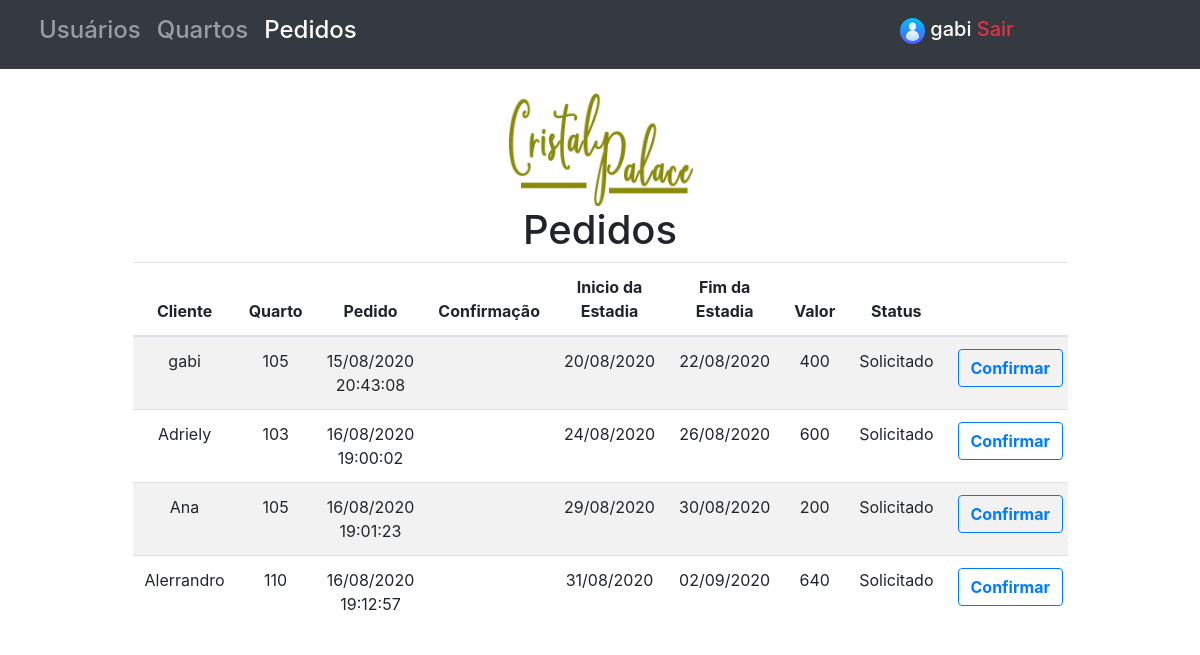
Page /Views/AdminPedidos.php (signed in) on the committed database.
### tables this page shows
CREATE TABLE `usuario` (
  `Id` int(11) NOT NULL,
  `Nome` varchar(255) NOT NULL,
  `CPF` varchar(50) NOT NULL,
  `Login` varchar(255) NOT NULL,
  `Senha` varchar(255) NOT NULL,
  `Admin` tinyint(1) NOT NULL
);

CREATE TABLE `pedido` (
  `Id` int(11) NOT NULL,
  `Quarto_Id` int(11) NOT NULL,
  `DataHoraPedido` varchar(255) NOT NULL,
  `DataHoraConfirmacao` varchar(255) DEFAULT NULL,
  `Cliente_Id` int(11) NOT NULL,
  `StatusPedido_Id` int(11) NOT NULL,
  `DataInicioEstadia` date NOT NULL,
  `DataFimEstadia` date NOT NULL,
  `ValorTotal` float NOT NULL,
  `Alteracao` tinyint(1) NOT NULL
);

CREATE TABLE `quarto` (
  `Id` int(11) NOT NULL,
  `Numero` varchar(255) NOT NULL,
  `ValorDiaria` float NOT NULL,
  `StatusQuarto_Id` int(11) NOT NULL
);

CREATE TABLE `statuspedido` (
  `Id` int(11) NOT NULL,
  `Nome` varchar(255) NOT NULL
);

### Util/UsuarioLogado.php (called while the page is built, shortened)
<?php
include_once("Connection.php");
class UsuarioLogado{
    public function UsuarioLogado(){
        $connect = new Connection();
        $u = new LoginController();
        $id = (int)$_SESSION["usuarioLogado"];
        $usuario = mysqli_fetch_array(mysqli_query($connect->connect(), "SELECT * FROM usuario WHERE Id = '$id'"));
        $this->nome = $usuario["Nome"];
    }
}

### Util/Connection.php (called while the page is built)
<?php
class Connection{
    public $servername;
    public $username_db;
    public $password_db;
    public $dbname;
    public function Connection(){
        $this->servername = "localhost";
        $this->username_db = "root";
        $this->password_db = "";
        $this->dbname = "cphotel";
    }
    public function Connect(){
        return mysqli_connect($this->servername, $this->username_db, $this->password_db, $this->dbname);
    }
}

### Controllers/AdminController.php (called while the page is built, shortened)
<?php
include_once("../Util/UsuarioLogado.php");
include_once("../Models/PedidoModel.php");
class AdminController{
    public $connect;
    public function AdminController(){
        $this->connect = new Connection();
    }
    public function listarTodosPedidos(){
        $pedidos = new ArrayObject();
        $query = "SELECT * FROM pedido";
        $pedidos_banco = mysqli_query($this->connect->connect(), $query);
        while ( $pedido = $pedidos_banco->fetch_array()){
            $quarto = mysqli_fetch_object(mysqli_query($this->connect->connect(), "SELECT *
            FROM quarto WHERE Id =".$pedido["Quarto_Id"]));
            $cliente = mysqli_fetch_object(mysqli_query($this->connect->connect(), "SELECT *
            FROM usuario WHERE Id =".$pedido["Cliente_Id"]));
            $status = mysqli_fetch_object(mysqli_query($this->connect->connect(), "SELECT *
            FROM statuspedido WHERE Id =".$pedido["StatusPedido_Id"]));
            $confirmado = $status->Nome == "Confirmado"? true : false;
            $pedidoModel = new PedidoModel($pedido["Id"], $status->Id, $quarto->Numero,
            $status->Nome, $cliente->Nome, $pedido["DataInicioEstadia"], $pedido["DataFimEstadia"],
            $pedido["DataHoraPedido"], $pedido["ValorTotal"], $confirmado, $pedido["DataHoraConfirmacao"]);
            $pedidos->append($pedidoModel);
        }
        return $pedidos;
    }
}
?>

### Models/PedidoModel.php (called while the page is built, shortened)
<?php
    class PedidoModel{
        public function PedidoModel($Id, $StatusId, $QuartoNumero,$StatusNome, $ClienteNome,
        $InicioEstadia, $FimEstadia, $Pedido, $Valor, $Confirmado, $Confirmacao){
            $this->Id = $Id;
            $this->StatusNome = $StatusNome;
            $this->ClienteNome = $ClienteNome;
            $this->QuartoNumero = $QuartoNumero;
            $this->InicioEstadia = $InicioEstadia;
            $this->FimEstadia = $FimEstadia;
            $this->Pedido = $Pedido;
            $this->Confirmado = $Confirmado;
            $this->Valor = $Valor;
        }
    }
?>

### Controllers/PedidoController.php (called while the page is built, shortened)
<?php
include_once("../Util/Connection.php");
class PedidoController
{
  public function __construct()
  {
    $this->connect = new Connection();
  }
  public function formatarData($data)
  {
    $mudar = explode("-", $data);
    $new_data = "$mudar[2]/$mudar[1]/$mudar[0]";
    return $new_data;
  }
}

### Views/AdminPedidos.php (the view, shortened to what this page needs)
<?php
include_once("../Controllers/AdminController.php");
include_once("../Controllers/PedidoController.php");
include_once("../Util/UsuarioLogado.php");
$admin = new AdminController();
$pedidos = $admin->listarTodosPedidos();
$usuarioLogado = new UsuarioLogado();
$pedidoController = new PedidoController();
?>
<!DOCTYPE html>
<html lang="pt-br">
<head>
    <link rel="stylesheet" href="https://stackpath.bootstrapcdn.com/bootstrap/4.5.2/css/bootstrap.min.css">
    <link rel="stylesheet" href="..\Css\UtilStyle.css">
</head>
<body>
    <div class="container bg-dark" style="min-width: 100%;">
        <nav class="navbar navbar-expand-lg navbar-dark">
            <div class="navbar-collapse collapse" id="navbarColor01">
                <ul class="navbar-nav mr-auto">
                    <li id="nav-admin" class="nav-item">
                        <a class="nav-link" href="Admin.php">
                            <h4 class="h4">Usuários</h4>
                        </a>
                    </li>
                    <li class="nav-item">
                        <a class="nav-link" href="AdminQuartos.php">
                            <h4 class="h4">Quartos</h4>
                        </a>
                    </li>
                    <li class="nav-item active">
                        <a class="nav-link" href="AdminPedidos.php">
                            <h4 class="h4">Pedidos</h4>
                        </a>
                    </li>
                </ul>
            </div>
            <div class="col-3">
                <h5 class="h5" style="color: white;">
                <img src="../Imagens/Usuario-Icone.svg" width="10%" height="10%">
                    <?php
                    echo $usuarioLogado->nome;
                    ?>
                    <a href="../ViewController/Sair-AdminController.php" class="h5 text-danger">Sair</a>
                </h5>
            </div>
        </nav>
    </div>
    <div class="container text-center align-content-center" style="min-width: 100%;">
        <div class="container card-body col-10">
            <div>
                <img src="../Imagens/LogoCP-Admin.jpg" width="20%" height="15%">
            </div>
            <h1>Pedidos</h1>
            <div>
                <div class="row">
                    <div class="col-sm-12">
                        <table class="table table-hover table-striped table-responsive" style="margin-left: auto">
                            <thead>
                                <tr role="row" style="width: 100%;">
                                    <th>Cliente</th>
                                    <th>Quarto</th>
                                    <th>Pedido</th>
                                    <th>Confirmação</th>
                                    <th>Inicio da Estadia</th>
                                    <th>Fim da Estadia</th>
                                    <th>Valor</th>
                                    <th>Status</th>
                                    <th></th>
                                </tr>
                            </thead>
                            <tbody>
                                <?php
                                foreach ($pedidos as $pedido) {
                                ?>
                                    <tr role="row" class="odd" style="width: 100%;">
                                        <td><?php echo $pedido->ClienteNome ?></td>
                                        <td><?php echo $pedido->QuartoNumero ?></td>
                                        <td><?php echo $pedido->Pedido ?></td>
                                        <td><?php echo $pedido->Confirmacao ?></td>
                                        <td><?php echo $pedidoController->formatarData($pedido->InicioEstadia) ?></td>
                                        <td><?php echo $pedidoController->formatarData($pedido->FimEstadia) ?></td>
                                        <td><?php echo $pedido->Valor ?></td>
                                        <td><?php echo $pedido->StatusNome ?></td>
                                        <td><?php echo $pedido->Confirmado == true ? "" : "<a class='btn btn-outline-primary font-weight-bold' href='../ViewController/AP-AdminController.php?id=" . $pedido->Id . "&a=1'>Confirmar</a>"; ?></td>
                                    </tr>
                                <?php
                                }
                                ?>
                            </tbody>
                        </table>
                    </div>
                </div>
            </div>
        </div>
    </div>
</body>
</html>

### Css/UtilStyle.css (style rules this page uses)
body { min-width: 100vw; min-height: 100vh; }

### rows in the picture
usuario: Nome "gabi"
pedido: Cliente_Id.Nome "gabi", Quarto_Id.Numero "105", DataHoraPedido "15/08/2020 20:43:08", DataInicioEstadia "20/08/2020", DataFimEstadia "22/08/2020", ValorTotal "400", StatusPedido_Id.Nome "Solicitado"
pedido: Cliente_Id.Nome "Adriely", Quarto_Id.Numero "103", DataHoraPedido "16/08/2020 19:00:02", DataInicioEstadia "24/08/2020", DataFimEstadia "26/08/2020", ValorTotal "600", StatusPedido_Id.Nome "Solicitado"
pedido: Cliente_Id.Nome "Ana", Quarto_Id.Numero "105", DataHoraPedido "16/08/2020 19:01:23", DataInicioEstadia "29/08/2020", DataFimEstadia "30/08/2020", ValorTotal "200", StatusPedido_Id.Nome "Solicitado"
pedido: Cliente_Id.Nome "Alerrandro", Quarto_Id.Numero "110", DataHoraPedido "16/08/2020 19:12:57", DataInicioEstadia "31/08/2020", DataFimEstadia "02/09/2020", ValorTotal "640", StatusPedido_Id.Nome "Solicitado"
